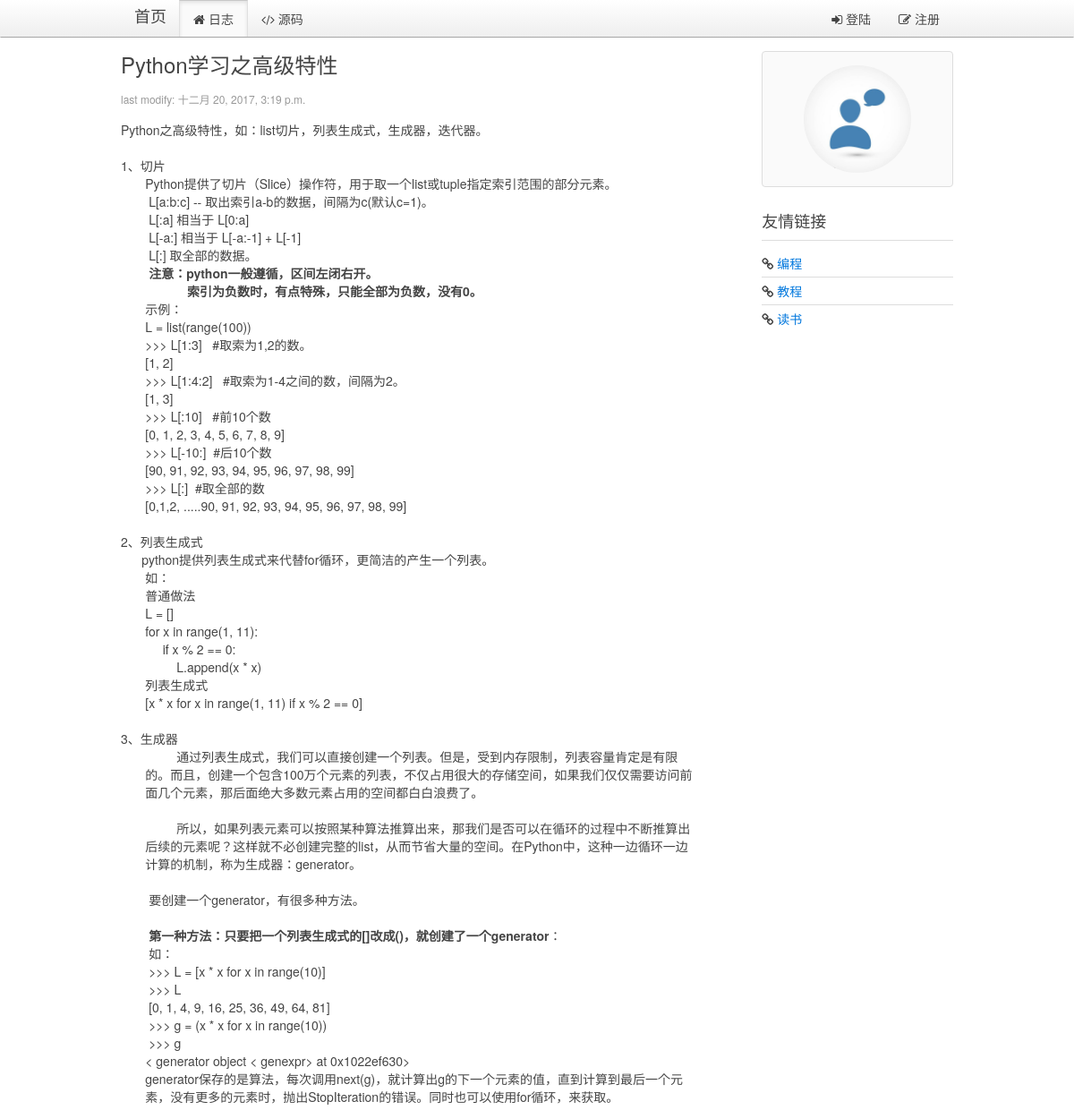
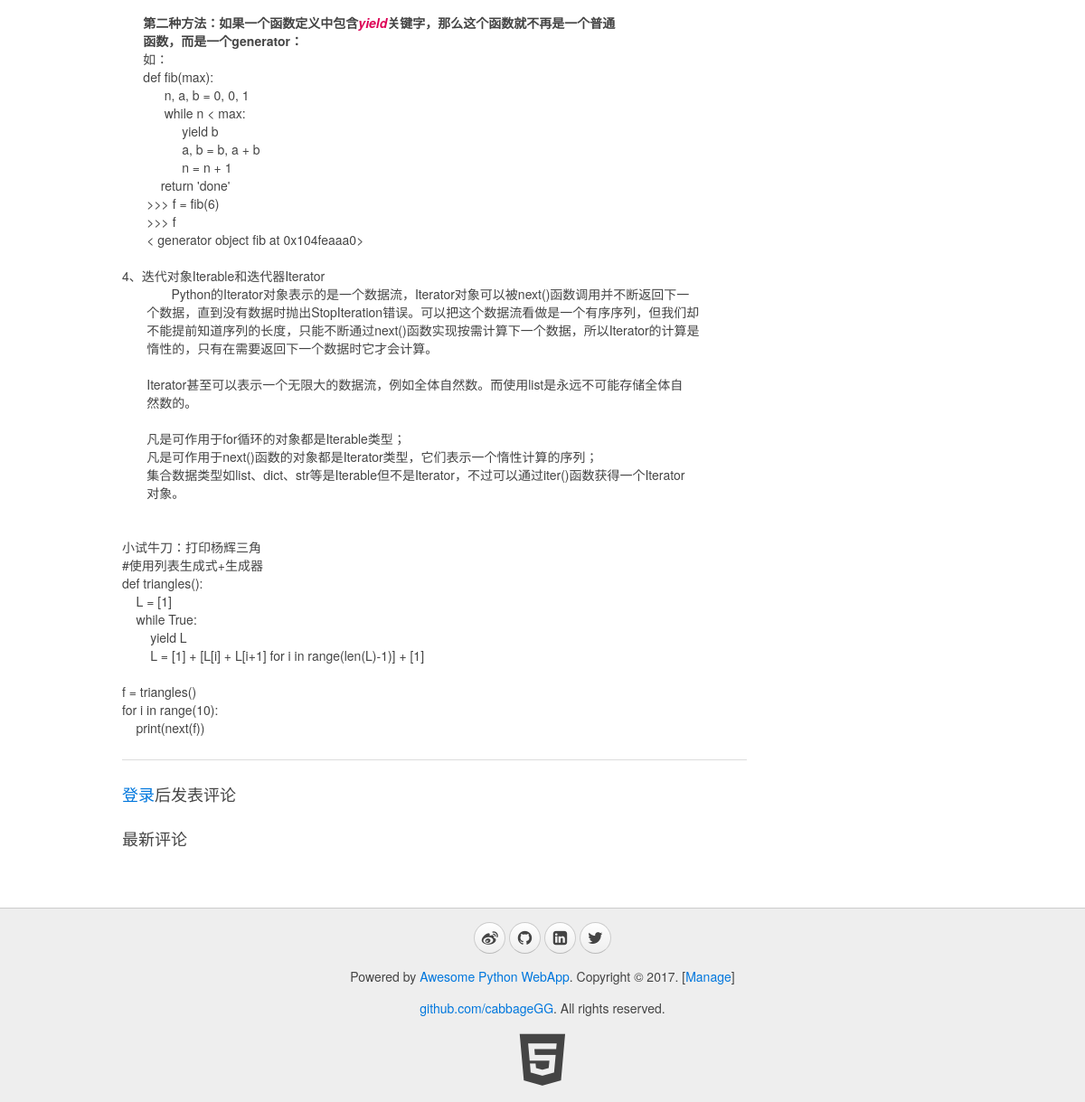
The app's page /blog/page/24/ with its own data (2 pictures, top to bottom).
### blog/models.py (models this page shows, shortened)
class Blog(models.Model):
    title = models.CharField(max_length=32, default="Title")
    content = models.TextField(null=True)
    summary = models.TextField(null=True)
    create_time = models.DateTimeField(null=True)

### blog/views.py (the view)
# urls.py: url(r'^page/(?P<blog_id>\d+)/$', views.show_blog, name="show_blog"),
def show_blog(request, blog_id):
    userinfo = ""
    account = request.COOKIES.get("account","")
    if account:
        userinfo = models.User.objects.filter(account=account)
        if userinfo:
            userinfo = userinfo[0]
    blog = models.Blog.objects.get(id=blog_id)
    comments = models.Comments.objects.filter(blog_id=blog_id, comment_id=0)
    return render(request, "blog/blog.html", {"blog": blog, "comments":comments, "userinfo":userinfo})

### blog/templatetags/myfilter.py (called while the page is built)
@register.filter
def replaceTags(content):  #这里应该需要继续研究下，有时候需要空格，而不是&nbsp;
    content = content.replace("  ", "&nbsp;&nbsp;")  # 预处理空格
    content = content.replace("\n", "<br/>")  # 预处理换行
    return content

### blog/templates/blog/blog.html (shortened to what this page needs)
{% extends '__base__.html' %}
{% load myfilter %}
{% block content %}
    <div class="uk-width-medium-3-4">
        <article class="uk-article">
            <h2>{{ blog.title }}</h2>
            <p class="uk-article-meta">last modify: {{ blog.create_time }}</p>
            <p>{% autoescape off %}{{ blog.content | replaceTags }}{% endautoescape %}</p>
        </article>
        <hr class="uk-article-divider">
    {% if userinfo %}
        <h3>发表评论</h3>
        <article class="uk-comment">
            <header class="uk-comment-header">
                <img class="uk-comment-avatar uk-border-circle" width="50" height="50" src="{% if userinfo.image %}{{ userinfo.image.url }} {% else %} /media/img/default.jpg {% endif %}">
                <h4 class="uk-comment-title">{{ userinfo.name | default:'游客' }}</h4>
            </header>
            <div class="uk-comment-body">
                <form id="form-comment" class="uk-form" action="javascript:void(0)" method="post">
                    {% csrf_token %}
                    <input id="yj-c-blogid" type="hidden" name="blog_id" value="{{ blog.id }}">
                    <input id="yj-c-commentid" type="hidden" name="comment_id" value="{{ comment.id | default:'0' }}">
                    <input id="yj-c-username" type="hidden" name="user_name" value="{{ userinfo.name | default:'游客' }}">
                    <input id="yj-c-userimage" type="hidden" name="user_img" value="{{ userinfo.image | default:"img/default.jpg" }}">
                    <div class="uk-alert uk-alert-danger uk-hidden"></div>
                    <div id="yj-c-content-div" class="uk-form-row">
                        <textarea id="yj-c-content" name="content" rows="6" placeholder="说点什么吧" style="width:100%;resize:none;"></textarea>
                    </div>
                    <div class="uk-form-row">
                        <input type="submit" class="uk-button uk-button-primary" value="发表评论">
                    </div>
                    <p id="comment-msg">
                    </p>
                </form>
            </div>
        </article>
        <hr class="uk-article-divider">
    {% else %}
        <h3><a href="{% url 'blog:signin' %}">登录</a>后发表评论</h3>
    {% endif %}
        <h3>最新评论</h3>
    </div>
    <div class="uk-width-medium-1-4">
        <div class="uk-panel uk-panel-box">
            <div class="uk-text-center">
                <img class="uk-border-circle" width="120" height="120" src="{% if userinfo.image %}{{ userinfo.image.url }} {% else %} /media/img/default.jpg {% endif %}">
            </div>
        </div>
        <div class="uk-panel uk-panel-header">
            <h3 class="uk-panel-title">友情链接</h3>
            <ul class="uk-list uk-list-line">
                <li><i class="uk-icon-link"></i> <a target="_blank" href="https://github.com/cabbageGG">编程</a></li>
                <li><i class="uk-icon-link"></i> <a target="_blank" href="https://www.liaoxuefeng.com/">教程</a></li>
                <li><i class="uk-icon-link"></i> <a target="_blank" href="http://blog.jobbole.com/all-posts/">读书</a></li>
            </ul>
        </div>
    </div>
{% endblock %}

### records on screen
Blog: title "Python学习之高级特性", create_time "十二月 20, 2017, 3:19 p.m.", content "Python之高级特性，如：list切片，列表生成式，生成器，迭代器。 1、切片 Python提供了切片（Slice）操作符，用于取一个list或tuple指定索引范围的部分元素。 L[a:b:c] -- 取出索引a-b的数据，间隔为c(默认c=1)。 L[:a] 相当于 L[0:a] L[-a:] 相当于 L[-a:-1] + L[-1] L[:] 取全部的数据。 注意：python一般遵循，区间左闭右开。 索引为负数时，有点特殊，只能全部为负数，没有0。 示例： L = list(range(100)) >>> L[1:3] #取索为1,2的数。 [1, 2] >>> L[1:4:2] #取索为1-4之间的数，间隔为2。 [1, 3] >>> L[:10] #前10个数 [0, 1, 2, 3, 4, 5, 6, 7, 8, 9] >>> L[-10:] #后10个数 [90, 91, 92, 93, 94, 95, 96, 97, 98, 99] >>> L[:] #取全部的数 [0,1,2, .....90, 91, 92, 93, 94, 95, 96, 97, 98, 99] 2、列表生成式 python提供列表生成式来代替for循环，更简洁的产生一个列表。 如： 普通做法 L = [] for x in range(1, 11): if x % 2 == 0: L.append(x * x) 列表生成式 [x * x for x in range(1, 11) if x % 2 == 0] 3、生成器…"
